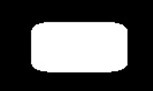
%> input picture 学习资料/《精通图像处理经典算法（MATLAB版）》配套资料/4/4-4-8/1.jpg, 153 x 91 px
$ octave juxingdu.m   (GNU Octave 9; MATLAB toolbox functions it lacks are replaced by stand-ins)
%> lines starting %> are read from the running program, lines starting %| are printed output that depends on the picture; in (x1, y1, x2, y2) boxes, pixels count from 0 and x2, y2 are one past the last pixel; in counts of white or black regions, pixels touching at a corner belong together; the program's own positions count from 1
img_dst = imread('1.jpg');
%> img_dst is the input picture: size 91x153x3 uint8; min 0, max 255, mean 85.9
BW = bwperim(img_dst,8);%提取二值图像边缘
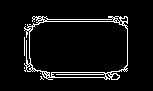
%> BW: size 91x153x3 logical; 5.9% white in thin lines or dots, all inside (x1, y1, x2, y2) = (24, 16, 128, 80)
[x,y]=size(img_dst);
%> x = 91; y = 459
P1=0;
Ny=0; % 垂直方向连续周长像素点个数
for i=1:x
   for j=1:y
     if (BW(i,j)>0)
       P2=j;
       if ((P2-P1)==1) %判断是否为垂直方向连续的周长像素点
       Ny=Ny+1;
       end
     P1=P2;
     end
    end
end
%> after the loop, Ny = 1521; P1 = 424; P2 = 424
%水平方向连续周长像素点
P1=0;
Nx=0; % 记录水平方向连续周长像素点的个数
for j=1:y
    for i=1:x
       if (BW(i,j)>0)
          P2=i;
         if ((P2-P1)==1) % 判断是否为水平方向连续的周长像素点
            Nx=Nx+1;
         end
         P1=P2;
       end
     end
end
%> after the loop, Nx = 879; P1 = 71; P2 = 71
H=max(sum(img_dst)); % 计算目标高度
%> H = [12857 12857 12857]
%> (the run ends here)
